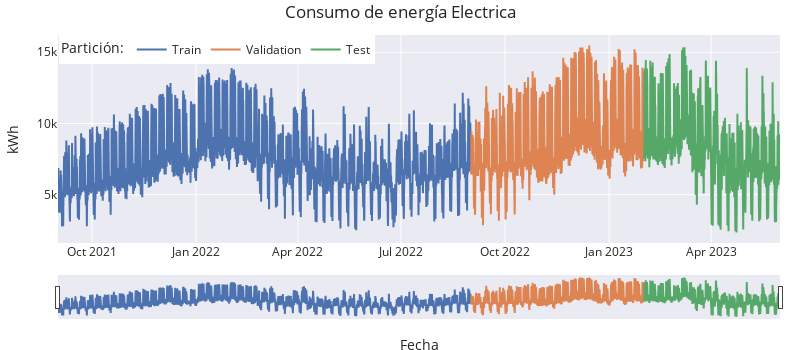

This figure's notebook cell:
### Code cell
# Gráfico interactivo de la serie temporal
# ==============================================================================
fig = go.Figure()
fig.add_trace(go.Scatter(x=datos_train.index, y=datos_train['target'], mode='lines', name='Train'))
fig.add_trace(go.Scatter(x=datos_val.index, y=datos_val['target'], mode='lines', name='Validation'))
fig.add_trace(go.Scatter(x=datos_test.index, y=datos_test['target'], mode='lines', name='Test'))
fig.update_layout(
    title  = 'Consumo de energía Electrica',
    xaxis_title="Fecha",
    yaxis_title="kWh",
    legend_title="Partición:",
    width=800,
    height=350,
    margin=dict(l=20, r=20, t=35, b=20),
    legend=dict(
        orientation="h",
        yanchor="top",
        y=1,
        xanchor="left",
        x=0.001
    )
)
fig.update_xaxes(rangeslider_visible=True)
fig.show()

### Figure 1 — Plotly figure (JSON) as saved in the notebook; plotly's stock layout.template omitted (floating-point values rounded to 4 significant figures; data arrays with more than 128 entries replaced by an {"elided": "..."} marker saying what was removed)
{"data": [{"mode": "lines", "name": "Train", "type": "scatter", "x": {"elided": "8760 str values"}, "y": {"elided": "8760 float values"}}, {"mode": "lines", "name": "Validation", "type": "scatter", "x": {"elided": "3672 str values"}, "y": {"elided": "3672 float values"}}, {"mode": "lines", "name": "Test", "type": "scatter", "x": {"elided": "2880 str values"}, "y": {"elided": "2880 float values"}}], "layout": {"height": 350, "legend": {"orientation": "h", "title": {"text": "Partición:"}, "x": 0.001, "xanchor": "left", "y": 1, "yanchor": "top"}, "margin": {"b": 20, "l": 20, "r": 20, "t": 35}, "title": {"text": "Consumo de energía Electrica"}, "width": 800, "xaxis": {"rangeslider": {"visible": true}, "title": {"text": "Fecha"}}, "yaxis": {"title": {"text": "kWh"}}}}
